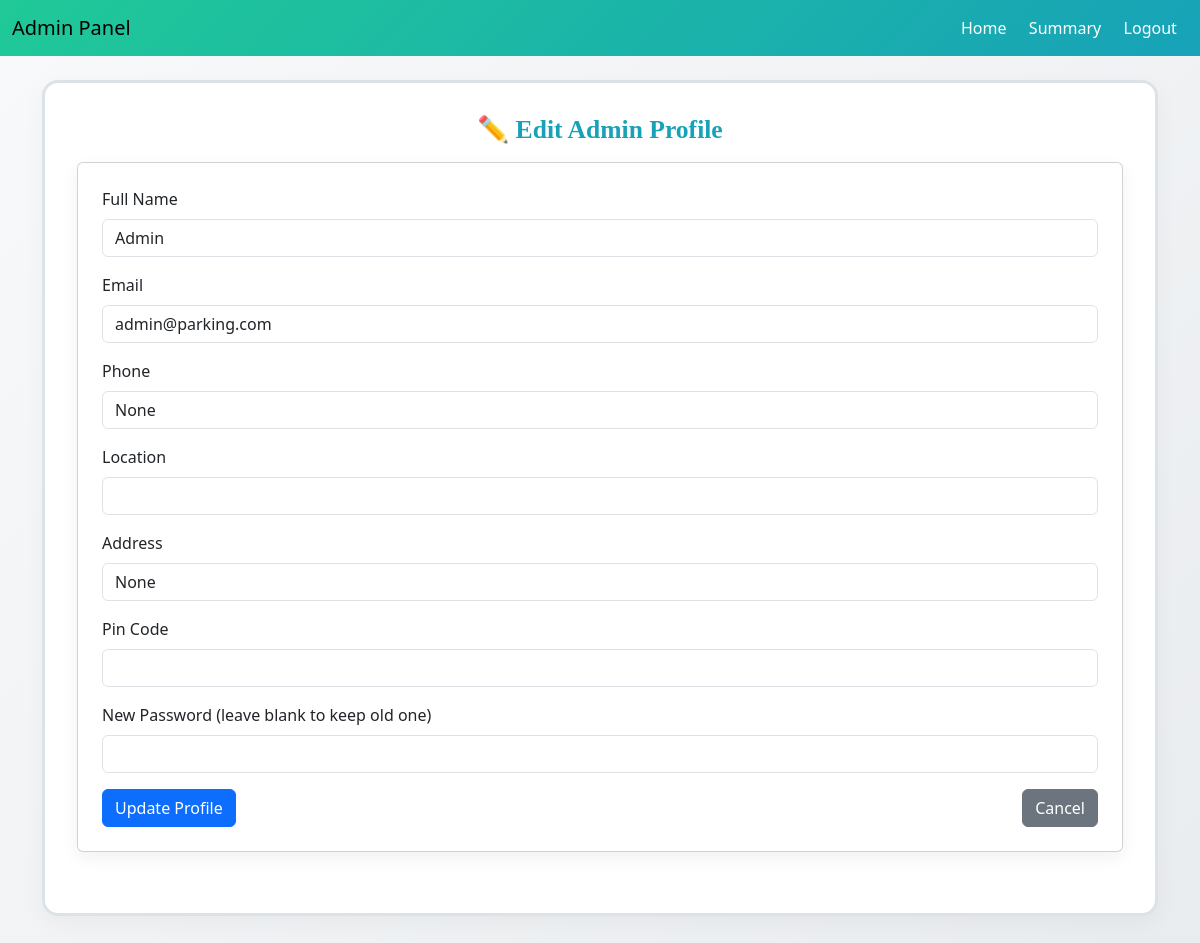
Page /edit_profile (signed in) on the committed database.
### backend/models.py (models this page shows)
class User_Info(db.Model):
    __tablename__ = "user_info"
    id = db.Column(db.Integer, primary_key=True)
    full_name = db.Column(db.String(100))
    user_name = db.Column(db.String(100), unique=True)
    email = db.Column(db.String(120), unique=True)
    pwd = db.Column(db.String(100))
    phone = db.Column(db.String(20))
    address = db.Column(db.String(200))
    pincode = db.Column(db.String(10))
    role = db.Column(db.Integer, default=1)  # 0=admin, 1=user
    reservations = db.relationship('Reservation', backref='user', lazy=True)

### backend/controllers.py (the view, shortened to what this page needs)
    @app.route('/edit_profile', methods=['GET', 'POST'])
    def edit_profile():
        if 'admin_id' not in session:
            return redirect('/login')
        admin = User_Info.query.get(session['admin_id'])
        return render_template('admin_edit_profile.html', admin=admin)

### templates/admin_edit_profile.html (shortened to what this page needs)
<!DOCTYPE html>
<html lang="en">
<head>
  <link rel="stylesheet" href="/static/css/style.css">
  <link href="https://cdn.jsdelivr.net/npm/bootstrap@5.3.0/dist/css/bootstrap.min.css" rel="stylesheet">
</head>
<body>
<div class="main-container">
  <nav class="navbar navbar-expand-lg dashboard-navbar">
    <div class="container-fluid">
      <span class="navbar-brand">Admin Panel</span>
      <div class="nav-center d-flex">
        <a href="/admin_dashboard" class="nav-link">Home</a>
        <a href="/summary" class="nav-link">Summary</a>
        <a href="/login" class="nav-link">Logout</a>
      </div>
    </div>
  </nav>
  <div class="container py-4">
    <div class="dashboard-border">
      <h5 class="section-title text-center mb-3">✏️ Edit Admin Profile</h5>
      <div class="card glass-card">
        <div class="card-body">
          <form method="POST">
            <div class="mb-3">
              <label class="form-label">Full Name</label>
              <input type="text" class="form-control" name="full_name" value="{{ admin.full_name }}" required>
            </div>
            <div class="mb-3">
              <label class="form-label">Email</label>
              <input type="email" class="form-control" name="email" value="{{ admin.email }}" required>
            </div>
            <div class="mb-3">
              <label class="form-label">Phone</label>
              <input type="text" class="form-control" name="phone" value="{{ admin.phone }}">
            </div>
            <div class="mb-3">
              <label class="form-label">Location</label>
              <input type="text" class="form-control" name="location" value="{{ admin.location }}">
            </div>
            <div class="mb-3">
              <label class="form-label">Address</label>
              <input type="text" class="form-control" name="address" value="{{ admin.address }}">
            </div>
            <div class="mb-3">
              <label class="form-label">Pin Code</label>
              <input type="text" class="form-control" name="pin_code" value="{{ admin.pin_code }}">
            </div>
            <div class="mb-3">
              <label class="form-label">New Password (leave blank to keep old one)</label>
              <input type="password" class="form-control" name="password">
            </div>
            <div class="d-flex justify-content-between">
              <button type="submit" class="btn btn-primary">Update Profile</button>
              <a href="/admin_dashboard" class="btn btn-secondary">Cancel</a>
            </div>
          </form>
        </div>
      </div>
    </div>
  </div>
</div>
</body>
</html>

### static/css/style.css (style rules this page uses)
* { margin: 0; padding: 0; box-sizing: border-box; }
body { background: #f5f7fa; font-family: 'Poppins', sans-serif; margin: 0; padding: 0; }
.main-container { min-height: 100vh; display: flex; flex-direction: column; }
.dashboard-navbar { display: flex; justify-content: space-between; align-items: center; background: linear-gradient(135deg, #20c997, #17a2b8); color: white; padding: 1rem 2rem; font-size: 1rem; }
.dashboard-navbar a { color: white; text-decoration: none; margin: 0 0.7rem; font-weight: 500; }
.nav-center { display: flex; justify-content: center; align-items: center; }
.nav-center a { margin: 0 0.7rem; }
.container { flex: 1; padding: 2rem; }
.section-title { margin-bottom: 1.2rem; font-size: 1.3rem; font-weight: 600; color: #333; }
.glass-card { background: rgba(255, 255, 255, 0.94); backdrop-filter: blur(8px); border-radius: 1rem; box-shadow: 0 10px 30px rgba(0, 0, 0, 0.07); overflow: hidden; }
.card-body { padding: 1.2rem; }
h1, h5, h6 { font-weight: 600; }
.card { margin-bottom: 1.8rem; }
.glass-card .card-body { padding: 1.5rem; }
.glass-card { background: rgba(255, 255, 255, 0.97); border: 1px solid #dce3e8; border-radius: 1rem; box-shadow: 0 6px 18px rgba(0, 0, 0, 0.06); }
.section-title { margin-bottom: 1rem; font-size: 1.3rem; color: #333; font-weight: 600; }
.section-title { font-family: 'Dancing Script', cursive; font-size: 2rem; color: #17a2b8; text-align: center; margin-bottom: 1.5rem; font-weight: 600; }
.section-title { font-family: 'Caveat', cursive; font-size: 1.6rem; font-weight: 600; }
.dashboard-border { border: 3px solid #dce3e8; border-radius: 1rem; padding: 2rem; background: #ffffff; box-shadow: 0 8px 24px rgba(0, 0, 0, 0.04); margin-bottom: 2rem; }
body { background: linear-gradient(135deg, #f8f9fa, #e9ecef); }

### rows in the picture
User_Info: full_name "Admin", email "admin@parking.com", phone "None", address "None"
